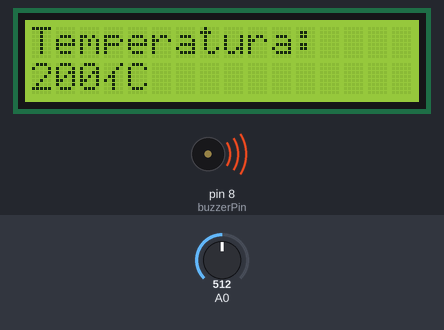
The sketch below on a simulated Arduino Uno, built with avr-gcc and run on an emulated ATmega328P. Shown: 16×2 character LCD, buzzer (waves = sounding, pin HIGH). Inputs (shaded band) come from the test bench; at power-on: A0 = 512. What the sketch prints to the serial monitor is not drawn.

Above: at 1.2 s.
1.3 s: A0 set to 716
At 1.9 s:
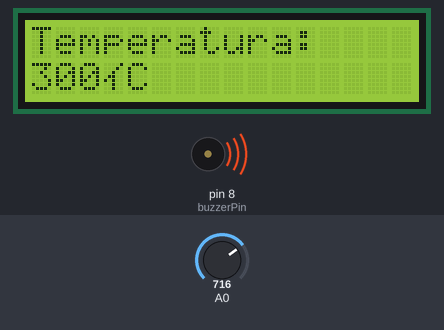
3.0 s: A0 set to 900
At 3.7 s:
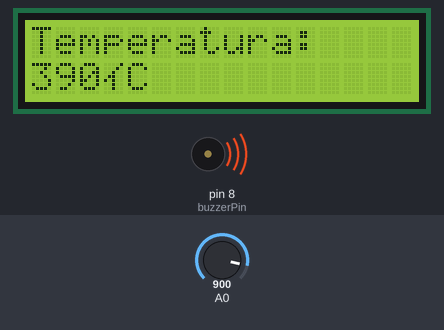
4.5 s: A0 set to 1023
At 5.4 s:
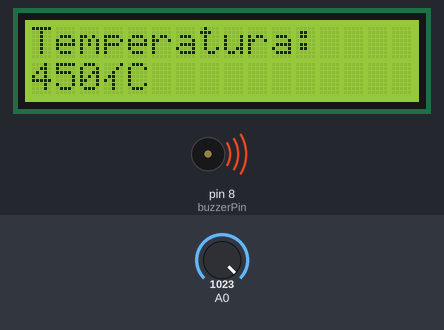
Timing chart, 0 to 7.5 s (numbered marks = the images above; inputs shaded):
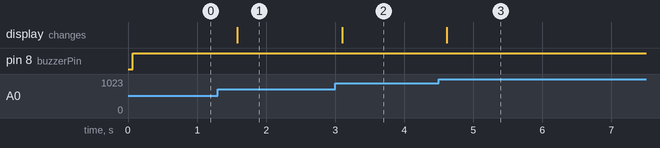

The sketch:

fantabulous_turing1.ino
```cpp
#include <LiquidCrystal.h>

LiquidCrystal lcd (12,11,7,6,5,4);

const int buzzerPin = 8;

void setup()
{
  Serial.begin(9600);
  lcd.begin(16,2);
  pinMode(buzzerPin, OUTPUT);
}

void loop()
{
  float tensao = analogRead(A0)*5.0/1023;
  int temp = round ((tensao-.5)*100);
  Serial.println (tensao);
  lcd.clear();
  lcd.print("Temperatura:");
  lcd.setCursor (0,1);
  lcd.print(temp);
  lcd.write(B10110010);
  lcd.write("C");
  if (temp < -20.0 || temp > -5.0){
    digitalWrite(buzzerPin, HIGH);
  } else{
    digitalWrite(buzzerPin, LOW);
  }
  delay(500);
}
```

Measured:
- after the input at 1.3 s, the display: changes after 0.28 s (image 1)
- after the input at 3.0 s, the display: changes after 0.10 s (image 2)
- after the input at 4.5 s, the display: changes after 0.12 s (image 3)
